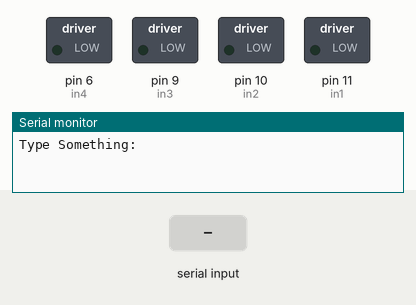
A sketch run on a simulated Arduino Uno, built with avr-gcc and run on an emulated ATmega328P. Shown: switched loads named in the sketch (green lamp = pin HIGH), the last lines printed to the serial monitor. The test bench sets the inputs (shaded band).

Above: at 1.2 s.
1.3 s: "w" received over Serial
At 2.1 s:
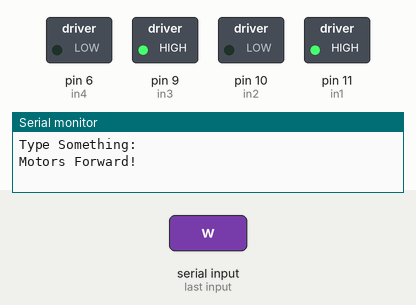
3.3 s: "a" received over Serial
At 4.8 s:
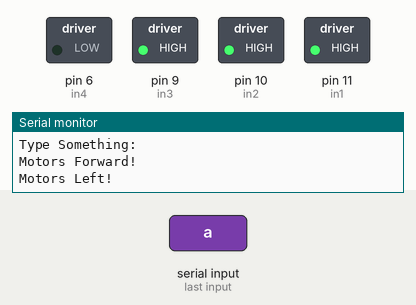
5.1 s: "s" received over Serial
At 6.2 s:
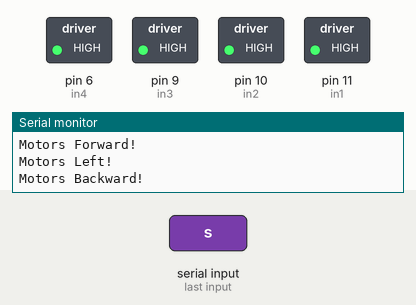
7.1 s: "d" received over Serial
At 7.28 s:
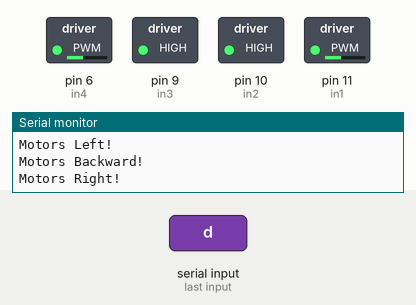
8.9 s: "w" received over Serial
At 9.3 s:
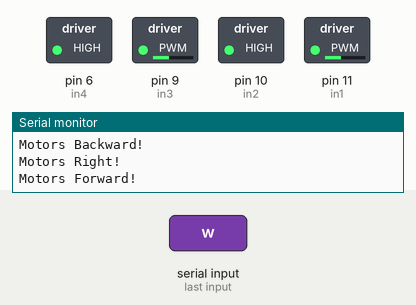
10.9 s: "a" received over Serial
At 11.08 s:
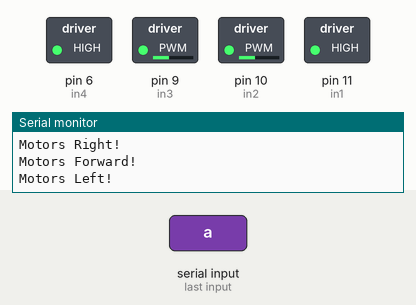
Timing chart, 0 to 13.7 s (numbered marks = the images above; inputs shaded):
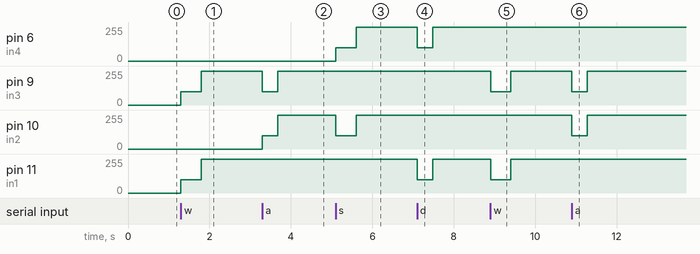

The sketch:

Michael_Sun_Matej_Groombridge_10IST6_Project3.ino
```cpp
// Motor One

char key;
char input;
int enA = 12;
int in1 = 11;
int in2 = 10;

// Motor Two
int enB = 7;
int in3 = 9;
int in4 = 6;
int revSpeed = 100;
// Ultrasonic Sensors

int duration = 0;
long cm = 0;


void setup() {
  Serial.begin(9600);

  Serial.println("Type Something: ");
}

void goForward() {
    revSpeed = 100;
    analogWrite(in1, revSpeed);
    analogWrite(in3, revSpeed);
    Serial.println("Motors Forward!");
    delay(500);
    revSpeed = -1;
    analogWrite(in1, revSpeed);
    analogWrite(in3, revSpeed);
}
void goBackward() {
    revSpeed = 100;
    analogWrite(in2, revSpeed);
    analogWrite(in4, revSpeed);
    Serial.println("Motors Backward!");
    delay(500);
    revSpeed = -1;
    analogWrite(in2, revSpeed);
    analogWrite(in4, revSpeed);
}
void goLeft() {
    revSpeed = 100;
    analogWrite(in3, revSpeed);
    analogWrite(in2, revSpeed);
    Serial.println("Motors Left!");
    delay(370);
    revSpeed = -1;
    analogWrite(in2, revSpeed);
    analogWrite(in3, revSpeed);
}
void goRight() {
    revSpeed = 100;
    analogWrite(in4, revSpeed);
    analogWrite(in1, revSpeed);
    Serial.println("Motors Right!");
    delay(375);
    revSpeed = -1;
    analogWrite(in4, revSpeed);
    analogWrite(in1, revSpeed);
}

void loop() {
  if (Serial.available() > 0) {
    key = Serial.read();

    if (key == 'w') {
      goForward();
    }
    else if (key == 'a') {
      goLeft();
    }
    else if (key == 's') {
      goBackward();
    }
    else if (key == 'd') {
      goRight();
    }
  }
}
```

Measured:
- after the input at 1.3 s, pin 9 (in3), pin 11 (in1): 0/255 → 100/255 at once, → 255/255 0.50 s later
- after the input at 3.3 s, pin 9 (in3): 255/255 → 100/255 at once, → 255/255 0.37 s later; pin 10 (in2): 0/255 → 100/255 at once, → 255/255 0.37 s later
- after the input at 5.1 s, pin 6 (in4): 0/255 → 100/255 at once, → 255/255 0.50 s later; pin 10 (in2): 255/255 → 100/255 at once, → 255/255 0.50 s later
- after the input at 7.1 s, pin 6 (in4), pin 11 (in1): 255/255 → 100/255 at once, → 255/255 0.38 s later
- after the input at 8.9 s, pin 9 (in3), pin 11 (in1): 255/255 → 100/255 at once, → 255/255 0.50 s later
- after the input at 10.9 s, pin 9 (in3), pin 10 (in2): 255/255 → 100/255 at once, → 255/255 0.37 s later
